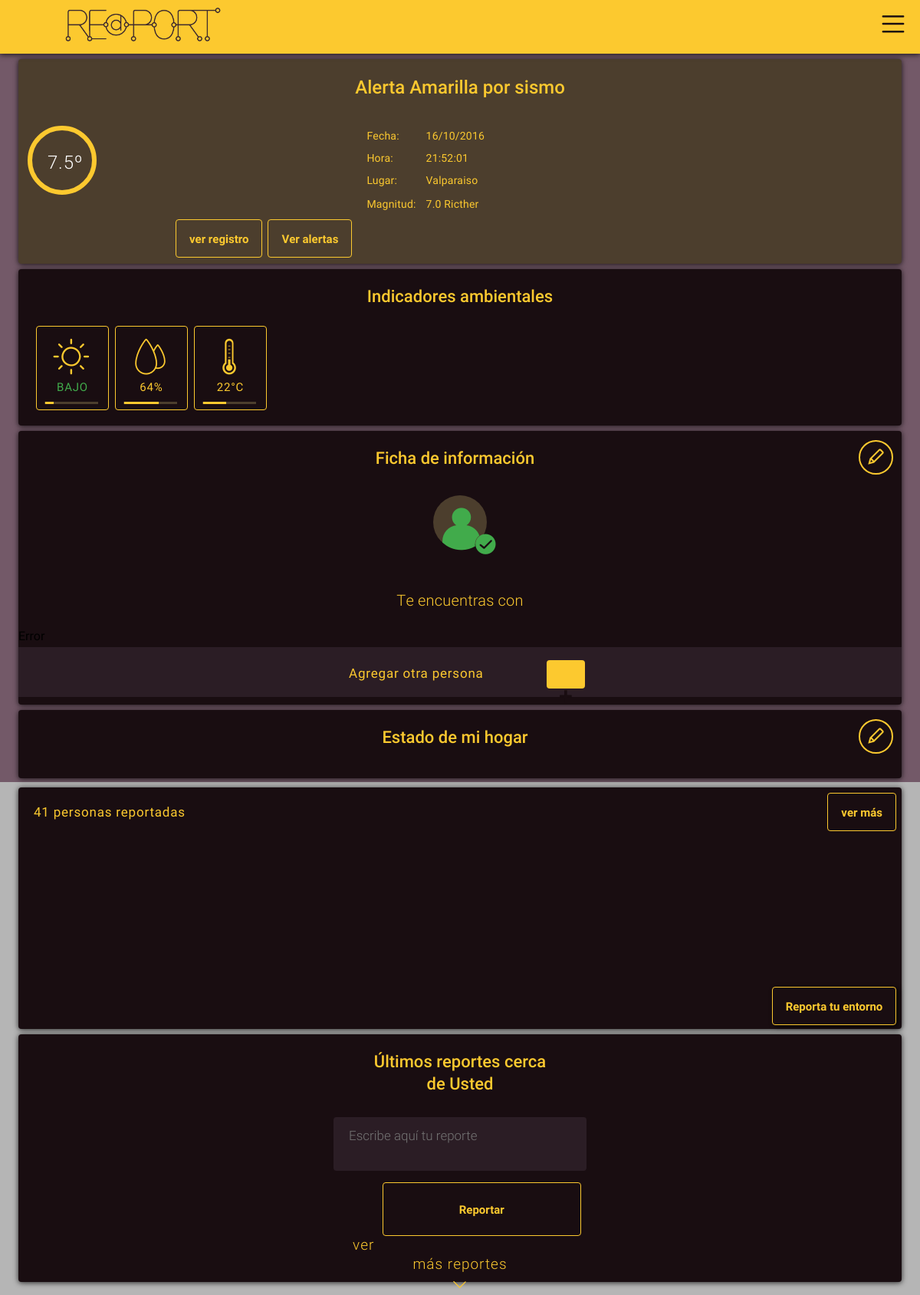
The app's page /home.php with its own data.
### tables this page shows
CREATE TABLE `evento` (
  `id` int(11) NOT NULL,
  `fecha` varchar(45) DEFAULT NULL,
  `hora` varchar(45) DEFAULT NULL,
  `tipo` varchar(45) DEFAULT NULL,
  `lugar` varchar(45) DEFAULT NULL,
  `alerta` varchar(45) DEFAULT NULL,
  `intensidad` varchar(45) DEFAULT NULL,
  `magnitud` varchar(45) DEFAULT NULL,
  `detalle` varchar(500) DEFAULT NULL,
  PRIMARY KEY (`id`)
);

CREATE TABLE `sensores` (
  `id` int(11) NOT NULL AUTO_INCREMENT,
  `tipo` varchar(45) DEFAULT NULL COMMENT '0 temperatura\n1 humedad\n2 uv\n3 barometrico',
  `valor` varchar(45) DEFAULT NULL COMMENT '//probar y pasar a double',
  `fecha` varchar(45) DEFAULT NULL COMMENT 'DD/MM/YYYY - HH:MM:SS',
  PRIMARY KEY (`id`)
);

### home.php (the view, shortened to what this page needs)
<?php include "db-connection.php"; ?>
<!DOCTYPE html>
<html lang="es">
<?php include "head.php"; ?>
<body>
  <div class="pagina_test">
    <div class="header">
      <div class="title_header">
        <div class="logo">
          <img src="img/Logo_redport_web.png" alt="logo_redport">
        </div>
      </div>
      <div class="menu-button"><a href="#"><div class="rpicon-menu"></div></a></div>
    </div>
    <?php
    $shots = mysql_query("SELECT id,fecha,hora,tipo,lugar,alerta,intensidad,magnitud FROM mesh_redport.evento ORDER BY id DESC LIMIT 1;") or die(mysql_error());
    while($row = mysql_fetch_assoc($shots)) {
      if($row["alerta"] == "Temprana Preventiva"){
        echo "<div class='event_box_green'>";
      }else if($row["alerta"] == "Amarilla"){
        echo "<div class='event_box_yellow'>";
      }else if($row["alerta"] == "Roja"){
        echo "<div class='event_box_red'>";
      }
      echo "<h1>Alerta ".$row["alerta"]." por ".$row["tipo"]."</h1>";
      echo "<div class='event_content'>";
      if($row["alerta"] == "Temprana Preventiva"){
        echo "<div class='number_box_green'>";
        echo "<p id='numero'>7.5º</p>";
      }else if($row["alerta"] == "Amarilla"){
        echo "<div class='number_box_yellow'>";
        echo "<p id='numero'>7.5º</p>";
      }else if($row["alerta"] == "Roja"){
        echo "<div class='number_box_red'>";
        echo "<p id='numero'>7.5º</p>";
      }
      echo "</div><div class='table'><table><tr><td class=\"celda\"><p class=\"table_text\">Fecha:</p></td>";
      echo "<td><p class=\"table_text\">".$row["fecha"]."</p></td></tr><tr><td class=\"celda\"><p class=\"table_text\">Hora:</p></td>";
      echo "<td><p class=\"table_text\">".$row["hora"]."</p></td></tr><tr><td class=\"celda\"><p class=\"table_text\">Lugar:</p></td>";
      echo " <td><p class=\"table_text\">".$row["lugar"];
      echo "</p></td></tr><tr>";
      echo "</tr><tr><td class=\"celda\"><p class=\"table_text\">Magnitud:</p></td>";
      echo " <td><p class=\"table_text\">".$row["magnitud"]." Ricther</p></td>";
    } ?>
  </tr>
</table>
</div>
</div>
<div class="container_button">
 <a id="btn_display" class="button_two_event" href="#">Ver alertas</a>
 <a class="button_two_event" href="eventos.html">ver registro</a>
</div>
</div>
<div class="container" id="indicatorsAJAX">
  <h1>Indicadores ambientales</h1>
  <div class="indicators">
    <?php
    $shots = mysql_query("SELECT id,tipo,valor,fecha FROM mesh_redport.sensores ORDER BY id DESC LIMIT 3;") or die(mysql_error());
    while($row = mysql_fetch_assoc($shots)) { ?>
    <div class="indicator">
      <?php
      if($row["tipo"] == "Temperatura"){
        echo "<div class='rpicon-temperature'></div>";
      }else if($row["tipo"] == "UV"){
        echo "<div class='rpicon-uv'></div>";
      }else if($row["tipo"] == "Humedad"){
        echo "<div class='rpicon-humedity'></div>";
      }
      if($row["tipo"] == "Temperatura"){
        echo "<p class='text_indicator'>".round($row['valor'])."°C</p>";
      }else if($row["tipo"] == "UV"){
        if(round($row["valor"]) <= 2){
          echo "<p class='text_indicator' style='color:#41ab4b;'>BAJO</p>";
        }else if(round($row["valor"]) <= 5){
          echo "<p class='text_indicator' style='color:orange;'>MEDIO</p>";
        }else if(round($row["valor"]) <= 7){
          echo "<p class='text_indicator' style='color:orangered;'>ALTO</p>";
        }else if(round($row["valor"]) <= 10){
          echo "<p class='text_indicator' style='color:#f71138;'>MUY ALTO</p>";
        }else if(round($row["valor"]) >= 11){
          echo "<p class='text_indicator' style='color:#7a58dc;'>EXTREMO</p>";
        }
      }else if($row["tipo"] == "Humedad"){
        echo "<p class='text_indicator'>".round($row['valor'])."%</p>";
      }
      if($row["tipo"] == "UV"){
        echo "<div class='bar_background'></div>";
        echo "<div class='bar_uv' style='width: ".(abs($row['valor']*100)+10)."%;'></div>";
      }else if($row["tipo"] == "Temperatura"){
        echo "<div class='bar_background'></div>";
        echo "<div class='bar_t' style='width: ".(abs($row['valor'])/50*75)."%;'></div>";
      }else if($row["tipo"] == "Humedad"){
        echo "<div class='bar_h' style='width: ".(abs($row['valor'])/100*75)."%;'></div>";
      }
      ?>
    </div>
    <?php } ?>
  </div>
</div>
<div class="container" id="mi_ficha">
 <a class="button_edit" href="#"><div class="rpicon-edit"></div></a>
 <div class="edit_title"><h1 class="title-icon">Ficha de información</h1></div>
 <div class="perfil_persona">
  <div class="usuario_personal"><div class="rpicon-user-good"></div></div>
</div>
<h2>Te encuentras con</h2>
<ul class="name_list">
  <div class="list_box">
      </div>
    </ul>
    <div class="toggle_box">
      <div class="text_box_3">
        <form action="agregar_persona_POST.php" class="login-rut" method="POST">
          <p id="text_button ">Agregar otra persona</p>
          <button id="btn_reportar" class="button_small_two" type="submit" >+</button>
        </form>
      </div>
    </div>
  </div>
  <div id="hogar" class="container">
    <a class="button_edit" href="estado_hogar.php?rut=<?php echo $_REQUEST['rut']; ?>"><div class="rpicon-edit"></div></a>
    <div class="edit_title"><h1 class="title-icon">Estado de mi hogar</h1></div>
      </div>
  </div>
  <div class="container">
   <div class="map_people">
     <?php
     $sql = 'SELECT cord1,cord2,registroIP,detalle FROM personas WHERE cord1 != 0 ';
     $resultado = mysql_query($sql, $enlace);
     $número_filas = mysql_num_rows($resultado);
     echo '<p id="texto_mapa">'.$número_filas;
     ?>
     personas reportadas</p>
     <a class="button_two" href="personas_reportadas.php?rut=<?php echo $_REQUEST['rut'];?>">ver más</a>
   </div>
   <div class="map">
    <a class="button_two_map" href="reportar_entorno.html">Reporta tu entorno</a>
    <div id='map' style='width: 347px; height: 250px;'></div>
  </div>
</div>
<div class="container" id="reportes">
  <h1><a name="reportes">Últimos reportes cerca<br>de Usted</a></h1>
  <div style="height: 150px;">
    <form action="#" class="form-report" id="formulariocomentarios">
      <textarea class="report__box" type="text" id="comentario" name="título" placeholder="Escribe aquí tu reporte" rows="5" cols="5"></textarea>
      <div class="container_button">
        <button id="btn_reportar" class="button_comment" type="submit">Reportar</button>
      </div>
    </form>
  </div>
      <div class="button_more">
        <a href="#" class="text_button_more">ver más reportes<div class="rpicon-down"></div></a>
      </div>
    </div>
</body>
</html>

### head.php (shortened to what this page needs)
<head>
	<link rel='stylesheet' type='text/css' href='css/redport.css' />
</head>

### records on screen
evento: alerta "Amarilla", tipo "sismo", shows "7.5º", fecha "16/10/2016", hora "21:52:01", lugar "Valparaiso", magnitud "7.0"
sensores: tipo "UV" (drawn)
sensores: tipo "Humedad" (drawn), valor "64"
sensores: tipo "Temperatura" (drawn), valor "22"

### other values on screen
$número_filas "41"
